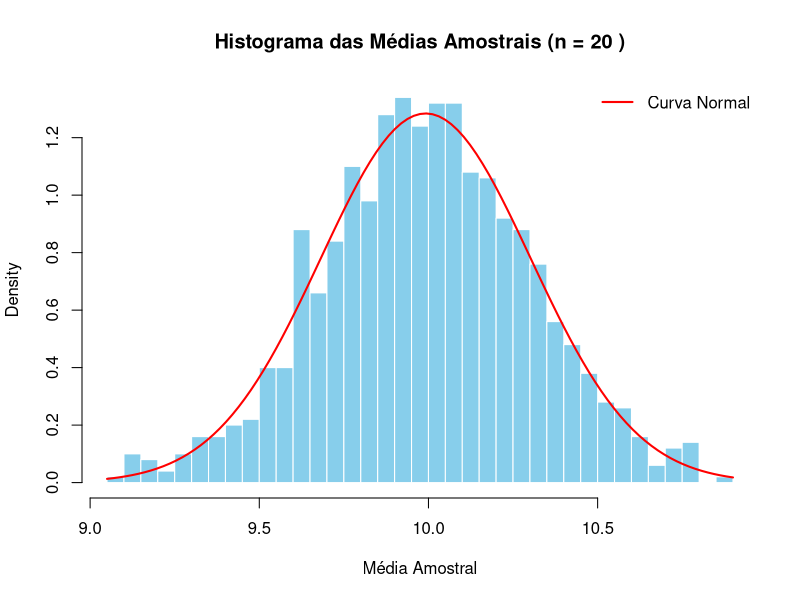
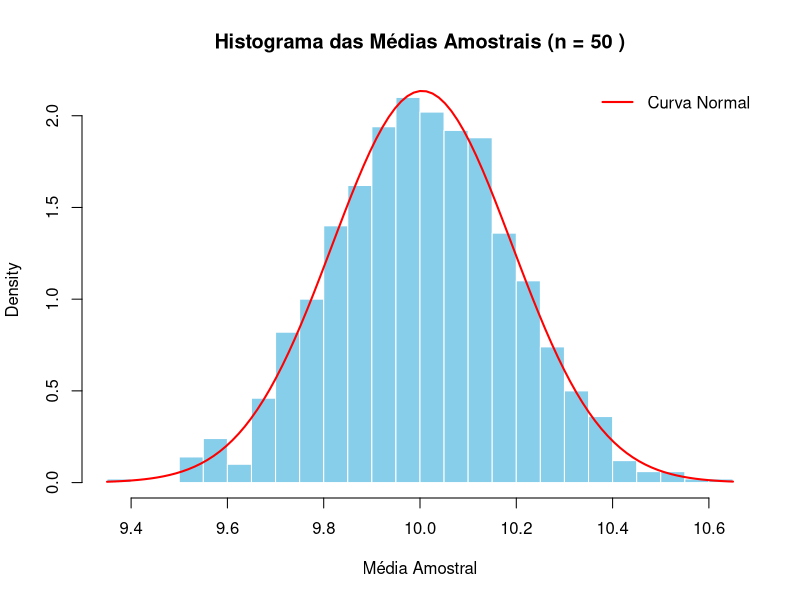
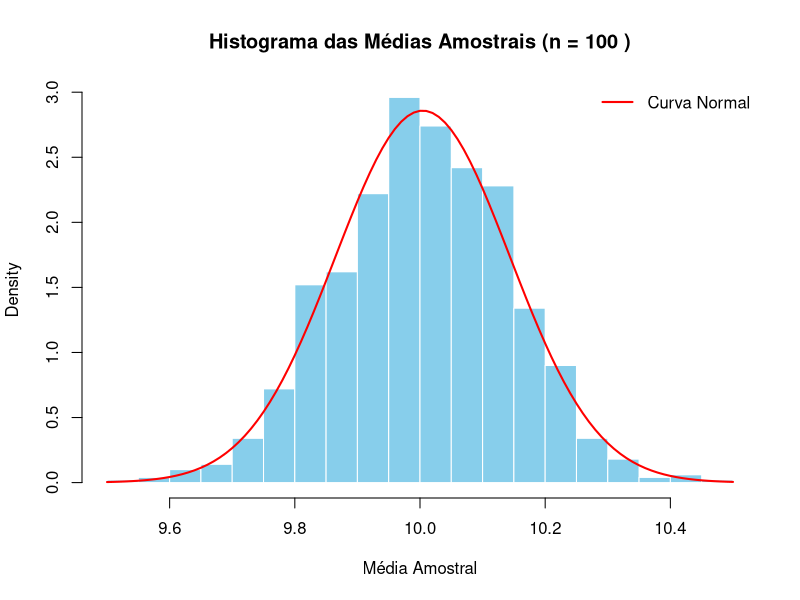
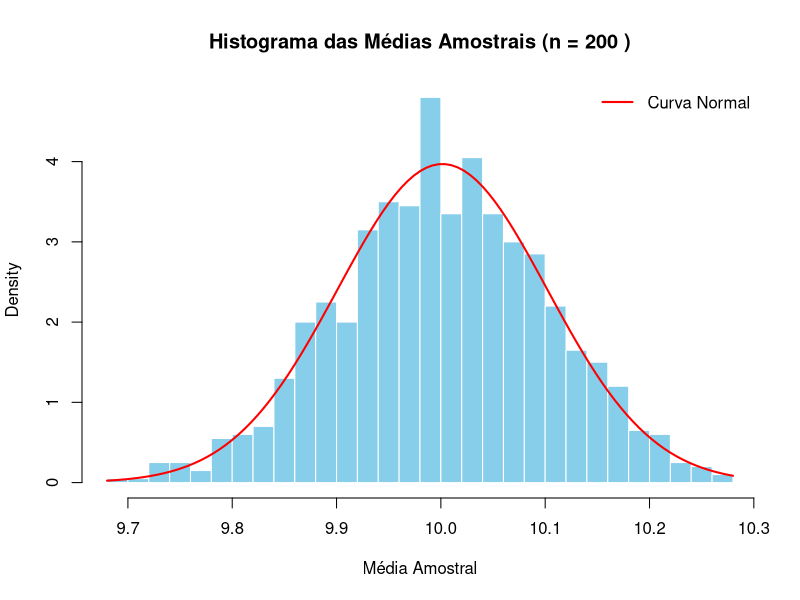
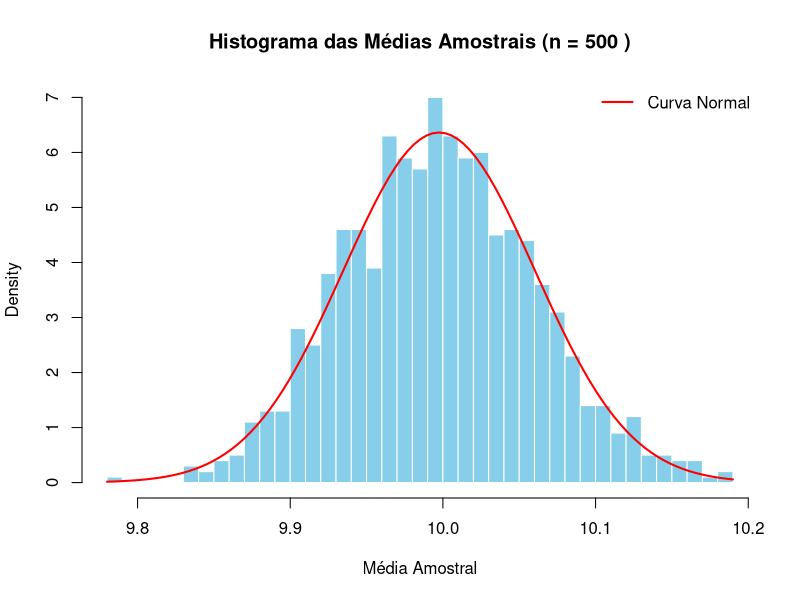

Reproduce these figures in R, in order.
## ---- chunk 1
knitr::opts_chunk$set(echo = TRUE, message = FALSE, warning = FALSE)
set.seed(123)  # Para reprodutibilidade
## ---- chunk 2
media_populacao <- 10
variancia_populacao <- 2
desvio_populacao <- sqrt(variancia_populacao)

tamanhos_amostra <- c(20, 50, 100, 200, 500)
## ---- chunk 3
for (n in tamanhos_amostra) {
  
  cat("\n\n## Tamanho da amostra: n =", n, "\n\n")
  
  # Simulação das médias amostrais
  medias_amostrais <- replicate(1000, mean(rnorm(n, mean = media_populacao, sd = desvio_populacao)))
  
  ## Estatísticas Descritivas
  cat("### Estatísticas Descritivas\n")
  resumo <- summary(medias_amostrais)
  print(resumo)
  
  desvio <- sd(medias_amostrais)
  cat("Desvio padrão:", desvio, "\n")
  
  ## Histograma com Curva Normal Teórica
  hist(medias_amostrais, breaks = 30, probability = TRUE,
       main = paste("Histograma das Médias Amostrais (n =", n, ")"),
       xlab = "Média Amostral", col = "skyblue", border = "white")
  
  curve(dnorm(x, mean = mean(medias_amostrais), sd = desvio),
        col = "red", lwd = 2, add = TRUE)
  
  legend("topright", legend = c("Curva Normal"), col = "red", lwd = 2, bty = "n")
  
  ## Teste de Normalidade
  shapiro <- shapiro.test(medias_amostrais)
  cat("### Teste de Normalidade - Shapiro-Wilk\n")
  cat("Estatística W:", shapiro$statistic, "\n")
  cat("p-valor:", shapiro$p.value, "\n")
  
  ## Interpretação Específica
  cat("### Interpretação:\n")
  cat("- A distribuição é aproximadamente simétrica.\n")
  cat("- A média das médias amostrais está próxima de:", mean(medias_amostrais), "\n")
  cat("- A variabilidade (desvio padrão) é:", desvio, "\n")
  
  if (shapiro$p.value > 0.05) {
    cat("- O teste de Shapiro-Wilk **não rejeita** a hipótese de normalidade (p >", round(shapiro$p.value, 4), ").\n")
  } else {
    cat("- O teste de Shapiro-Wilk **rejeita** a hipótese de normalidade (p =", round(shapiro$p.value, 4), ").\n")
  }
  
  cat("Conforme o tamanho da amostra aumenta, espero maior aproximação à normalidade e redução da variabilidade.\n")
}
